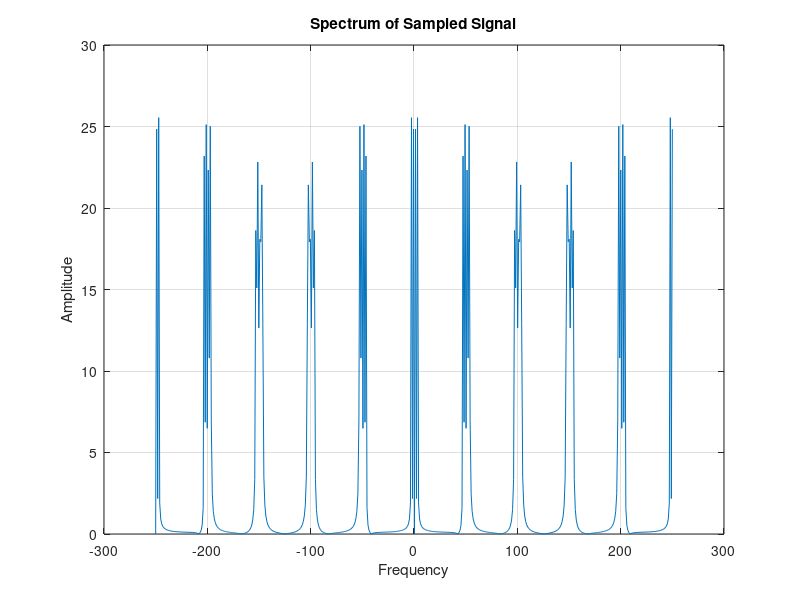
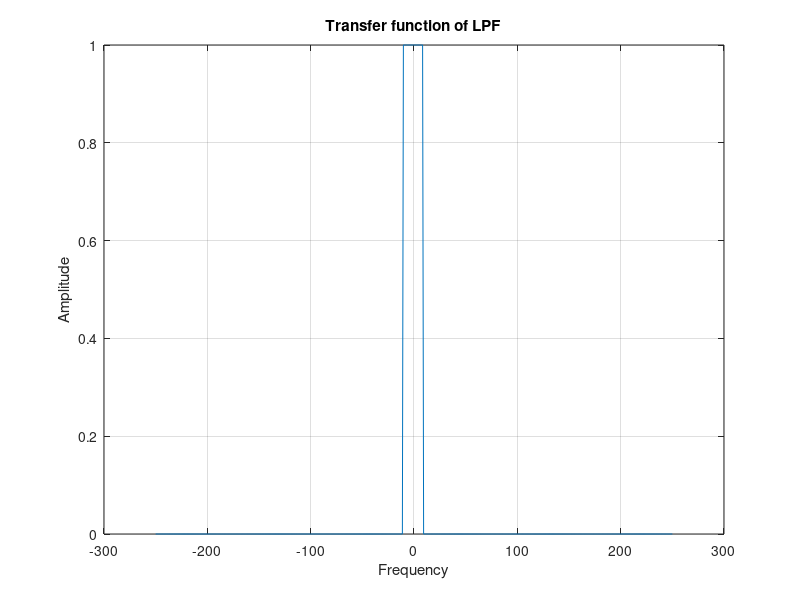
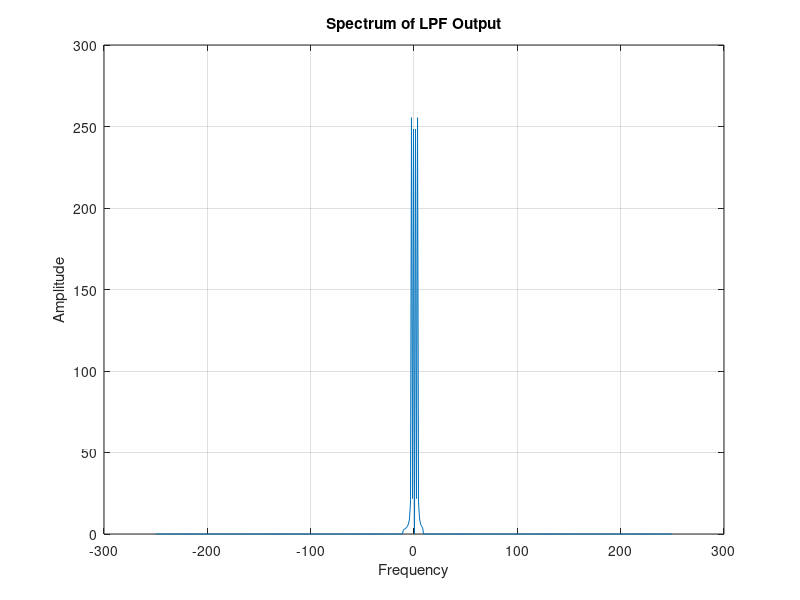
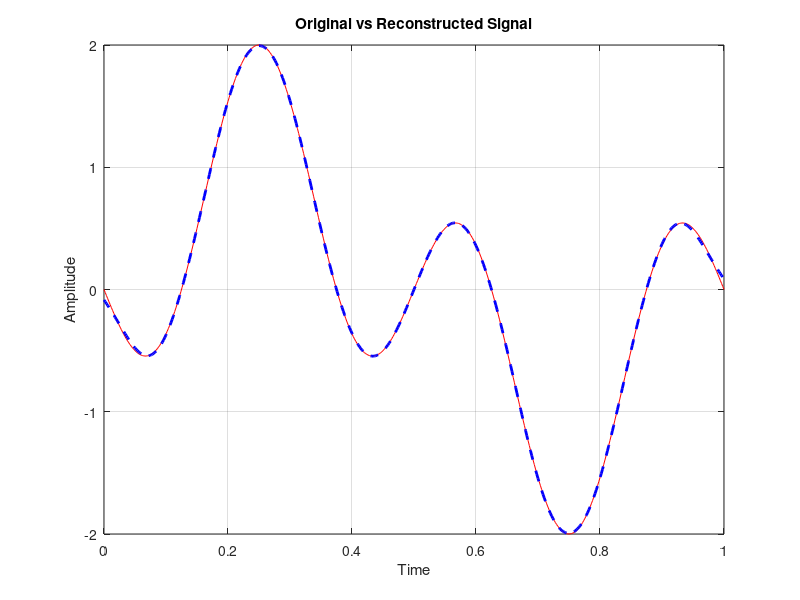

These charts were generated, in order, by the following MATLAB code:
% Copyright (c) 2024 John Hillary
% This file is part of MATLAB-system.
% Licensed under the MIT.
% See LICENSE file in the project root for more information.
%This scrpt is credited to Copyright @ Dr. Sudip Mandal,As-
%sistant Professor, Jalpaiguri Government Engineering College, ECE Department,West Bengal, India, PIN-735102, Digital Communication Lab.
tot=1;
td=0.002;
t=0:td:tot;%time vector
x=sin(2*pi*t)-sin(6*pi*t);%signal:sum of two signals

ts=0.02;
Nfactor=round(ts/td); % Downsampling factor(doensamples the signal x by a factor of 10 i.e keeping only the the 10th sample)
xsm=downsample(x,Nfactor); %Downsample x
xsmu=upsample(xsm,Nfactor); %upsample xsm(upsamples the downsampled signal xsm to the original legth by inserting zeros btn samples)

Lffu=2^nextpow2(length(xsmu));% Next power of 2 for FFT(Fast Fourier Transform)
fmaxu=1/(2*td);%maximum frequency
Faxisu=linspace(-fmaxu,fmaxu,Lffu);% Frequency axis
Xfftu=fftshift(fft(xsmu,Lffu)); % FFT and frequency shifting-moves the zero-frequency component to the center of the spectrum

figure(1);
plot(Faxisu,abs(Xfftu));
xlabel('Frequency');
ylabel('Amplitude');
title('Spectrum of Sampled Signal');
grid;
%Ideal Low-Pass filter
BW=10;
H_lpf=zeros(1,Lffu);
H_lpf(Lffu/2-BW:Lffu/2+BW-1)=1;

figure(2);
plot(Faxisu,H_lpf);
xlabel('Frequency');
ylabel('Amplitude');
title('Transfer function of LPF');
grid;

x_recv=Nfactor*((Xfftu)).*H_lpf;% Filtering in frequency domain 

figure(3)
plot(Faxisu,abs(x_recv));
xlabel('Frequency');
ylabel('Amplitude');
title('Spectrum of LPF Output');
grid;

x_recv1=real(ifft(ifftshift(x_recv)));
x_recv2=x_recv1(1:length(t));

figure(4)
plot(t,x,'r',t,x_recv2,'b--','LineWidth',2);
xlabel('Time');
ylabel('Amplitude');
title('Original vs Reconstructed Signal');
grid;
